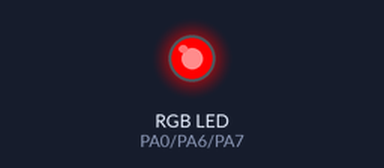
Recording of a program running on a simulated STM32 Blue Pill. On the bench: an RGB LED mixed from three pins (HIGH = lit).

Above: at 0.1 s.
At 1.1 s:
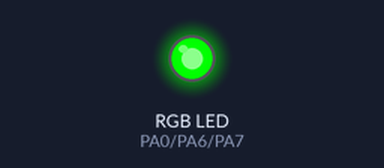
At 2.1 s:
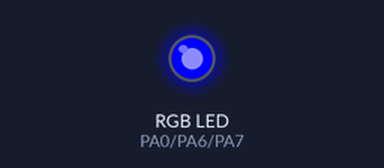
At 5.1 s:
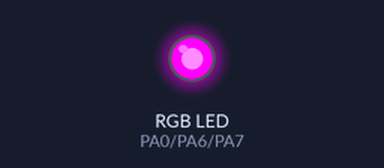
At 19.3 s:
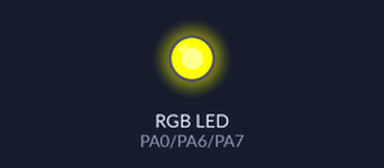
At 38.5 s:
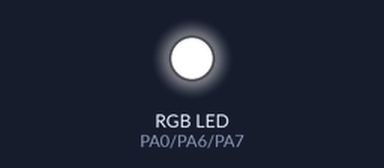
Timing chart, 0 to 40.0 s (numbered marks = the images above):
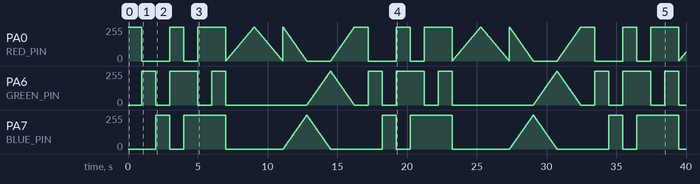

Measured:
- by itself, PA6 (GREEN_PIN), PA7 (BLUE_PIN): moves between 0/255 and 255/255, repeating every 16.2 s
- by itself, PA0 (RED_PIN): 0/255 → 255/255 at 0.00 s, → 0/255 1.0 s later, → 255/255 2.0 s later, → 0/255 1.0 s later, … (1444 changes in this stretch)

The program:

main.cpp
```cpp
#include <Arduino.h>

// PWM pins — these map to hardware timer channels on STM32F103
#define RED_PIN   PA0   // TIM2_CH1
#define GREEN_PIN PA6   // TIM3_CH1
#define BLUE_PIN  PA7   // TIM3_CH2

void setColor(int r, int g, int b) {
  analogWrite(RED_PIN,   r);
  analogWrite(GREEN_PIN, g);
  analogWrite(BLUE_PIN,  b);
}

void setup() {
  // analogWrite handles pinMode internally on STM32 Arduino framework
  // PWM resolution is 8-bit by default: 0 = off, 255 = full brightness
}

void loop() {
  // --- Solid Colors ---
  setColor(255, 0,   0);    delay(1000);   // Red
  setColor(0,   255, 0);    delay(1000);   // Green
  setColor(0,   0,   255);  delay(1000);   // Blue
  setColor(255, 255, 0);    delay(1000);   // Yellow
  setColor(0,   255, 255);  delay(1000);   // Cyan
  setColor(255, 0,   255);  delay(1000);   // Magenta
  setColor(255, 255, 255);  delay(1000);   // White

  // --- Smooth Red Fade (shows PWM in action) ---
  for (int i = 0; i <= 255; i++) {
    setColor(i, 0, 0);
    delay(8);
  }
  for (int i = 255; i >= 0; i--) {
    setColor(i, 0, 0);
    delay(8);
  }

  // --- Rainbow Cycle ---
  for (int i = 0; i < 256; i++) {
    // HSV-style hue rotation mapped to RGB
    int r = (i < 85)  ? (255 - i * 3)     : (i < 170 ? 0          : (i - 170) * 3);
    int g = (i < 85)  ? 0                  : (i < 170 ? (i-85)*3   : 255 - (i-170)*3);
    int b = (i < 85)  ? i * 3              : (i < 170 ? 255-(i-85)*3 : 0);
    setColor(r, g, b);
    delay(20);
  }
}
```
